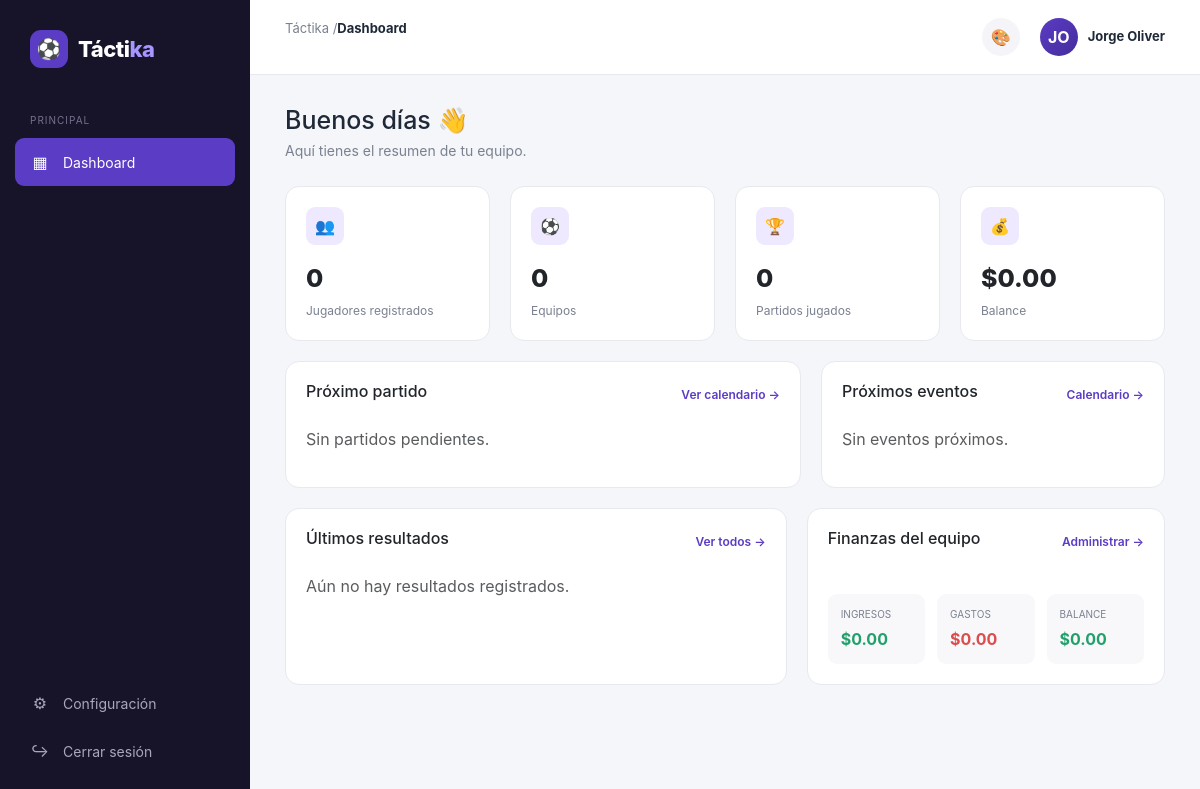
Page /public/dashboard (signed in) on the earlier database version.
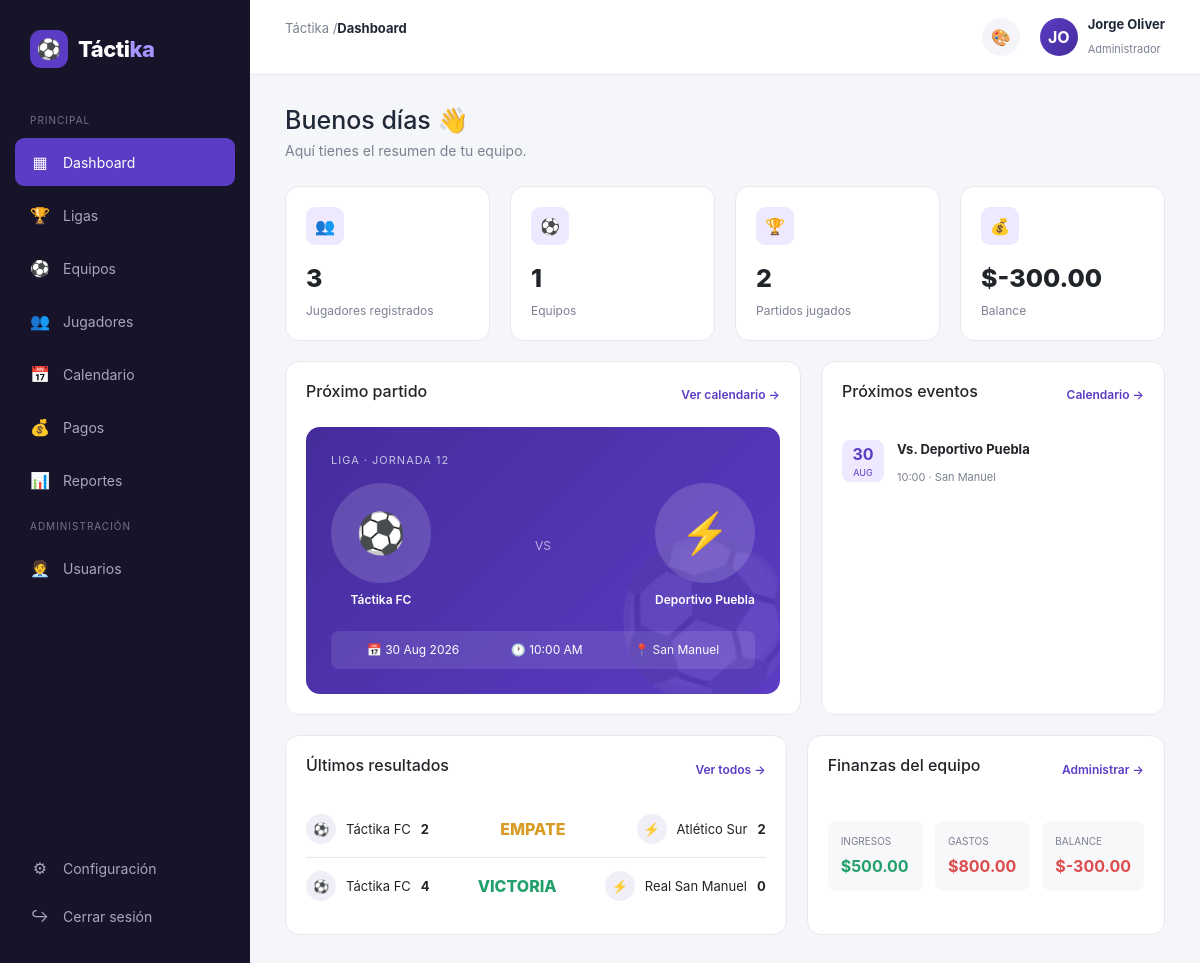
Same page on the later database version.
### tables this page shows
CREATE TABLE IF NOT EXISTS jugadores (
    id INT AUTO_INCREMENT PRIMARY KEY,
    equipo_id INT NULL,
    nombre VARCHAR(100) NOT NULL,
    apellido VARCHAR(100) NOT NULL,
    posicion_id INT NULL,
    numero INT,
    fecha_nacimiento DATE NULL,
    telefono VARCHAR(20),
    email VARCHAR(150),
    foto VARCHAR(255),
    estado ENUM('activo', 'lesionado', 'inactivo') NOT NULL DEFAULT 'activo',
    capitan TINYINT(1) NOT NULL DEFAULT 0,
    created_at TIMESTAMP DEFAULT CURRENT_TIMESTAMP,
    FOREIGN KEY (equipo_id) REFERENCES equipos(id) ON DELETE SET NULL,
    FOREIGN KEY (posicion_id) REFERENCES cat_posiciones(id) ON DELETE SET NULL
);

CREATE TABLE IF NOT EXISTS partidos (
    id INT AUTO_INCREMENT PRIMARY KEY,
    liga_id INT NULL,
    equipo_id INT NULL,
    rival VARCHAR(100) NOT NULL,
    fecha DATE NOT NULL,
    hora TIME NOT NULL,
    sede VARCHAR(150),
    tipo ENUM('local', 'visitante') NOT NULL DEFAULT 'local',
    competencia VARCHAR(100),
    jornada VARCHAR(50),
    goles_favor INT NULL,
    goles_contra INT NULL,
    estado ENUM('programado', 'jugado', 'cancelado') NOT NULL DEFAULT 'programado',
    created_at TIMESTAMP DEFAULT CURRENT_TIMESTAMP,
    FOREIGN KEY (liga_id) REFERENCES ligas(id) ON DELETE SET NULL,
    FOREIGN KEY (equipo_id) REFERENCES equipos(id) ON DELETE SET NULL
);

CREATE TABLE IF NOT EXISTS equipos (
    id INT AUTO_INCREMENT PRIMARY KEY,
    liga_id INT NULL,
    nombre VARCHAR(100) NOT NULL,
    categoria VARCHAR(50),
    temporada VARCHAR(20),
    escudo VARCHAR(255),
    fecha_ingreso DATE NULL,
    sede VARCHAR(150),
    representante_id INT NULL,
    dt_id INT NULL,
    created_at TIMESTAMP DEFAULT CURRENT_TIMESTAMP,
    FOREIGN KEY (liga_id) REFERENCES ligas(id) ON DELETE SET NULL,
    FOREIGN KEY (representante_id) REFERENCES staff(id) ON DELETE SET NULL,
    FOREIGN KEY (dt_id) REFERENCES staff(id) ON DELETE SET NULL
);

### app/controllers/DashboardController.php (called while the page is built)
<?php
class DashboardController extends Controller
{
    public function index(): void
    {
        $rol = $_SESSION['usuario_rol'] ?? '';
        $misEquipos = $this->misEquiposIds();
        $partidoModel = $this->model('Partido');
        $data = [
            'titulo' => 'Dashboard',
            'activeMenu' => 'dashboard',
            'totalPartidosJugados' => $partidoModel->contarJugados($misEquipos),
            'totalPartidos' => $partidoModel->contarTodos($misEquipos),
            'proximosPartidos' => $partidoModel->proximos(4, $misEquipos),
            'ultimosResultados' => $partidoModel->ultimosResultados(4, $misEquipos),
        ];
        if ($rol !== 'jugador') {
            $equipoModel = $this->model('Equipo');
            $jugadorModel = $this->model('Jugador');
            $pagoModel = $this->model('Pago');
            $data['totalJugadores'] = count($jugadorModel->conEquipo($misEquipos));
            $data['totalEquipos'] = count($equipoModel->conLiga($misEquipos));
            $data['resumenFinanciero'] = $pagoModel->resumen($misEquipos);
        } else {
            $data['totalEquipos'] = count($this->model('Equipo')->conLiga($misEquipos));
        }
        $this->view('dashboard/index', $data);
    }
}

### app/core/App.php (called while the page is built, shortened)
<?php
class App
{
    protected string $method = 'index';
    public function __construct()
    {
        $url = $this->parseUrl();
        if (!empty($url[0]) && file_exists(APP_PATH . '/controllers/' . ucfirst($url[0]) . 'Controller.php')) {
            unset($url[0]);
        }
        $controller = new $this->controllerName();
        $this->params = $url ? array_values($url) : [];
        call_user_func_array([$controller, $this->method], $this->params);
    }
    protected function parseUrl(): array
    {
        if (isset($_GET['url'])) {
            $url = rtrim($_GET['url'], '/');
            $url = filter_var($url, FILTER_SANITIZE_URL);
            return explode('/', $url);
        }
        return [];
    }
}

### public/index.php (called while the page is built, shortened)
<?php
spl_autoload_register(function ($class) {
    $paths = [
        APP_PATH . '/core/' . $class . '.php',
        APP_PATH . '/controllers/' . $class . '.php',
        APP_PATH . '/models/' . $class . '.php',
    ];
    foreach ($paths as $path) {
        if (file_exists($path)) {
            return;
        }
    }
});
new App();

### app/core/Model.php (called while the page is built, shortened)
<?php
abstract class Model
{
    public function __construct()
    {
        $this->db = Database::getConnection();
    }
}

### app/core/Database.php (called while the page is built)
<?php
class Database
{
    private static ?PDO $instance = null;
    public static function getConnection(): PDO
    {
        if (self::$instance === null) {
            $dsn = 'mysql:host=' . DB_HOST . ';dbname=' . DB_NAME . ';charset=' . DB_CHARSET;
            try {
                self::$instance = new PDO($dsn, DB_USER, DB_PASS, [
                    PDO::ATTR_ERRMODE => PDO::ERRMODE_EXCEPTION,
                    PDO::ATTR_DEFAULT_FETCH_MODE => PDO::FETCH_ASSOC,
                    PDO::ATTR_EMULATE_PREPARES => false,
                ]);
            } catch (PDOException $e) {
                die('Error de conexión a la base de datos: ' . $e->getMessage());
            }
        }
        return self::$instance;
    }
}

### app/models/Jugador.php (called while the page is built, shortened)
<?php
class Jugador extends Model
{
    public function conEquipo(?array $equipoIds = null): array
    {
        if ($equipoIds !== null && empty($equipoIds)) {
            return [];
        }
        $sql = "SELECT j.*, p.nombre AS posicion_nombre, p.tag AS posicion_tag,
                       GROUP_CONCAT(DISTINCT e.nombre ORDER BY e.nombre SEPARATOR ', ') AS equipos_nombres
                FROM jugadores j
                LEFT JOIN cat_posiciones p ON p.id = j.posicion_id
                LEFT JOIN jugador_equipos je ON je.jugador_id = j.id
                LEFT JOIN equipos e ON e.id = je.equipo_id";
        $params = [];
        $sql .= " GROUP BY j.id ORDER BY j.apellido ASC";
        $stmt = $this->db->prepare($sql);
        $stmt->execute($params);
        return $stmt->fetchAll();
    }
}

### app/models/Partido.php (called while the page is built, shortened)
<?php
class Partido extends Model
{
    public function proximos(int $limite = 5, ?array $equipoIds = null): array
    {
        return $this->porEstado('programado', 'p.fecha ASC, p.hora ASC', $limite, $equipoIds);
    }
    public function ultimosResultados(int $limite = 5, ?array $equipoIds = null): array
    {
        return $this->porEstado('jugado', 'p.fecha DESC, p.hora DESC', $limite, $equipoIds);
    }
    private function porEstado(string $estado, string $orden, int $limite, ?array $equipoIds): array
    {
        if ($equipoIds !== null && empty($equipoIds)) {
            return [];
        }
        $sql = "SELECT p.*, e.nombre AS equipo_nombre, e.escudo AS equipo_escudo, r.escudo AS rival_escudo
                FROM partidos p
                LEFT JOIN equipos e ON e.id = p.equipo_id
                LEFT JOIN equipos r ON r.nombre = p.rival
                WHERE p.estado = ?";
        $params = [$estado];
        $sql .= " ORDER BY {$orden} LIMIT " . (int) $limite;
        $stmt = $this->db->prepare($sql);
        $stmt->execute($params);
        return $stmt->fetchAll();
    }
    public function contarTodos(?array $equipoIds = null): int
    {
        return $this->contarPorEstado(null, $equipoIds);
    }
    public function contarJugados(?array $equipoIds = null): int
    {
        return $this->contarPorEstado('jugado', $equipoIds);
    }
    private function contarPorEstado(?string $estado, ?array $equipoIds): int
    {
        if ($equipoIds !== null && empty($equipoIds)) {
            return 0;
        }
        $sql = 'SELECT COUNT(*) FROM partidos WHERE 1 = 1';
        $params = [];
        if ($estado !== null) {
            $sql .= ' AND estado = ?';
            $params[] = $estado;
        }
        $stmt = $this->db->prepare($sql);
        $stmt->execute($params);
        return (int) $stmt->fetchColumn();
    }
}

### app/views/dashboard/index.php (the view, shortened to what the rows shown need)
<?php $esJugador = ($_SESSION['usuario_rol'] ?? '') === 'jugador'; ?>
<div class="welcome">
    <h1>Buenos días 👋</h1>
</div>
<?php if ($esJugador): ?>
    <div class="grid" style="grid-template-columns: minmax(0, 220px);">
        <div class="card stat-card">
            <div class="stat-icon">🏆</div>
            <div class="stat-number"><?= $totalPartidosJugados ?></div>
            <div class="stat-label">Partidos jugados</div>
        </div>
    </div>
<?php else: ?>
    <div class="grid stats-grid">
        <div class="card stat-card">
            <div class="stat-icon">👥</div>
            <div class="stat-number"><?= $totalJugadores ?></div>
            <div class="stat-label">Jugadores registrados</div>
        </div>
        <div class="card stat-card">
            <div class="stat-icon">⚽</div>
            <div class="stat-number"><?= $totalEquipos ?></div>
            <div class="stat-label">Equipos</div>
        </div>
        <div class="card stat-card">
            <div class="stat-icon">🏆</div>
            <div class="stat-number"><?= $totalPartidosJugados ?></div>
            <div class="stat-label">Partidos jugados</div>
        </div>
        <div class="card stat-card">
            <div class="stat-icon">💰</div>
            <div class="stat-number">$<?= number_format($resumenFinanciero['balance'], 2) ?></div>
            <div class="stat-label">Balance</div>
        </div>
    </div>
<?php endif; ?>
<div class="grid <?= $esJugador ? '' : 'main-grid' ?>" style="margin-top:20px;<?= $esJugador ? ' grid-template-columns: 1fr;' : '' ?>">
    <div class="card">
        <div class="section-header">
            <h2>Próximo partido</h2>
        </div>
        <?php if ($totalEquipos <= 1 && $totalPartidos === 0): ?>
            <p class="text-muted">Sin partidos pendientes.</p>
        <?php elseif (!empty($proximosPartidos)): ?>
            <?php $siguiente = $proximosPartidos[0]; ?>
            <div class="match-card">
                <div class="match-label">
                    <?= htmlspecialchars($siguiente['competencia'] ?? 'Liga') ?> · <?= htmlspecialchars($siguiente['jornada'] ?? '') ?>
                </div>
                <div class="match-info">
                    <div class="team">
                        <div class="team-logo">
                            <?php if (!empty($siguiente['equipo_escudo'])): ?>
                                <img src="<?= BASE_URL . '/' . htmlspecialchars($siguiente['equipo_escudo']) ?>" alt="Escudo">
                            <?php else: ?>
                                ⚽
                            <?php endif; ?>
                        </div>
                        <div class="team-name"><?= htmlspecialchars($siguiente['equipo_nombre'] ?? APP_NAME) ?></div>
                    </div>
                    <div class="vs">VS</div>
                    <div class="team">
                        <div class="team-logo">
                            <?php if (!empty($siguiente['rival_escudo'])): ?>
                                <img src="<?= BASE_URL . '/' . htmlspecialchars($siguiente['rival_escudo']) ?>" alt="Escudo">
                            <?php else: ?>
                                ⚡
                            <?php endif; ?>
                        </div>
                        <div class="team-name"><?= htmlspecialchars($siguiente['rival']) ?></div>
                    </div>
                </div>
                <div class="match-date">
                    <span>📅 <?= date('d M Y', strtotime($siguiente['fecha'])) ?></span>
                    <span>🕐 <?= date('h:i A', strtotime($siguiente['hora'])) ?></span>
                    <span>📍 <?= htmlspecialchars($siguiente['sede'] ?? 'Por definir') ?></span>
                </div>
            </div>
        <?php else: ?>
            <p class="text-muted">No hay partidos programados.</p>
        <?php endif; ?>
    </div>
    <?php if (!$esJugador): ?>
        <div class="card">
            <div class="section-header">
                <h2>Próximos eventos</h2>
            </div>
            <?php if (!empty($proximosPartidos)): ?>
                <?php foreach ($proximosPartidos as $partido): ?>
                    <div class="event">
                        <div class="event-date">
                            <strong><?= date('d', strtotime($partido['fecha'])) ?></strong>
                            <span><?= date('M', strtotime($partido['fecha'])) ?></span>
                        </div>
                        <div class="event-info">
                            <strong>Vs. <?= htmlspecialchars($partido['rival']) ?></strong>
                            <span><?= date('H:i', strtotime($partido['hora'])) ?> · <?= htmlspecialchars($partido['sede'] ?? '') ?></span>
                        </div>
                    </div>
                <?php endforeach; ?>
            <?php else: ?>
                <p class="text-muted">Sin eventos próximos.</p>
            <?php endif; ?>
        </div>
    <?php endif; ?>
</div>
<div class="grid <?= $esJugador ? '' : 'bottom-grid' ?>" style="margin-top:20px;<?= $esJugador ? ' grid-template-columns: 1fr;' : '' ?>">
    <div class="card">
        <div class="section-header">
            <h2>Últimos resultados</h2>
        </div>
        <?php if (!empty($ultimosResultados)): ?>
            <?php foreach ($ultimosResultados as $r): ?>
                <?php
                    $clase = 'draw';
                    $texto = 'EMPATE';
                    if ($r['goles_favor'] > $r['goles_contra']) { $clase = 'win'; $texto = 'VICTORIA'; }
                ?>
                <div class="result">
                    <div class="result-team">
                        <div class="mini-logo">
                            <?php if (!empty($r['equipo_escudo'])): ?>
                                <img src="<?= BASE_URL . '/' . htmlspecialchars($r['equipo_escudo']) ?>" alt="Escudo">
                            <?php else: ?>
                                ⚽
                            <?php endif; ?>
                        </div>
                        <?= htmlspecialchars($r['equipo_nombre'] ?? APP_NAME) ?>
                        <strong><?= $r['goles_favor'] ?></strong>
                    </div>
                    <div class="score <?= $clase ?>"><?= $texto ?></div>
                    <div class="result-team">
                        <div class="mini-logo">
                            <?php if (!empty($r['rival_escudo'])): ?>
                                <img src="<?= BASE_URL . '/' . htmlspecialchars($r['rival_escudo']) ?>" alt="Escudo">
                            <?php else: ?>
                                ⚡
                            <?php endif; ?>
                        </div>
                        <?= htmlspecialchars($r['rival']) ?>
                        <strong><?= $r['goles_contra'] ?></strong>
                    </div>
                </div>
            <?php endforeach; ?>
        <?php else: ?>
            <p class="text-muted">Aún no hay resultados registrados.</p>
        <?php endif; ?>
    </div>
    <?php if (!$esJugador): ?>
        <div class="card">
            <div class="section-header">
                <h2>Finanzas del equipo</h2>
            </div>
        </div>
    <?php endif; ?>
</div>

Differences in the rows shown:
now on this page (row edited): jugadores: id "3", equipo "1", posicion "2"
now on this page (row edited): partidos: competencia "LIGA", jornada "JORNADA 12", equipo.nombre "Táctika FC", rival "Deportivo Puebla", fecha "30 Aug 2026", hora "10:00 AM", sede "San Manuel", fecha "30", fecha "AUG", hora "10:00", shown under "Próximos eventos"
now on this page (row edited): partidos: equipo.nombre "Táctika FC", goles_favor "2", texto "EMPATE", rival "Atlético Sur", goles_contra "2", shown under "Últimos resultados"
now on this page (row edited): partidos: equipo.nombre "Táctika FC", goles_favor "4", texto "VICTORIA", rival "Real San Manuel", goles_contra "0", shown under "Últimos resultados"
Other differences:
$_SESSION['usuario_rol']: (not shown) → "Administrador"
$resumenFinanciero['balance']: "0.00" → "-300.00"
$resumenFinanciero['ingresos']: "0.00" → "500.00"
$resumenFinanciero['gastos']: "0.00" → "800.00"
$totalJugadores: "0" → (not shown)
$totalEquipos: "0" → (not shown)
$totalPartidosJugados: "0" → (not shown)
text no longer shown: "Sin partidos pendientes. Sin eventos próximos. Aún no hay resultados registrados."
text now shown: "🏆 Ligas ⚽ Equipos 👥 Jugadores 📅 Calendario 💰 Pagos 📊 Reportes ADMINISTRACIÓN 🧑‍💼 Usuarios · ⚽ VS ⚡ 📅 🕐 📍"
